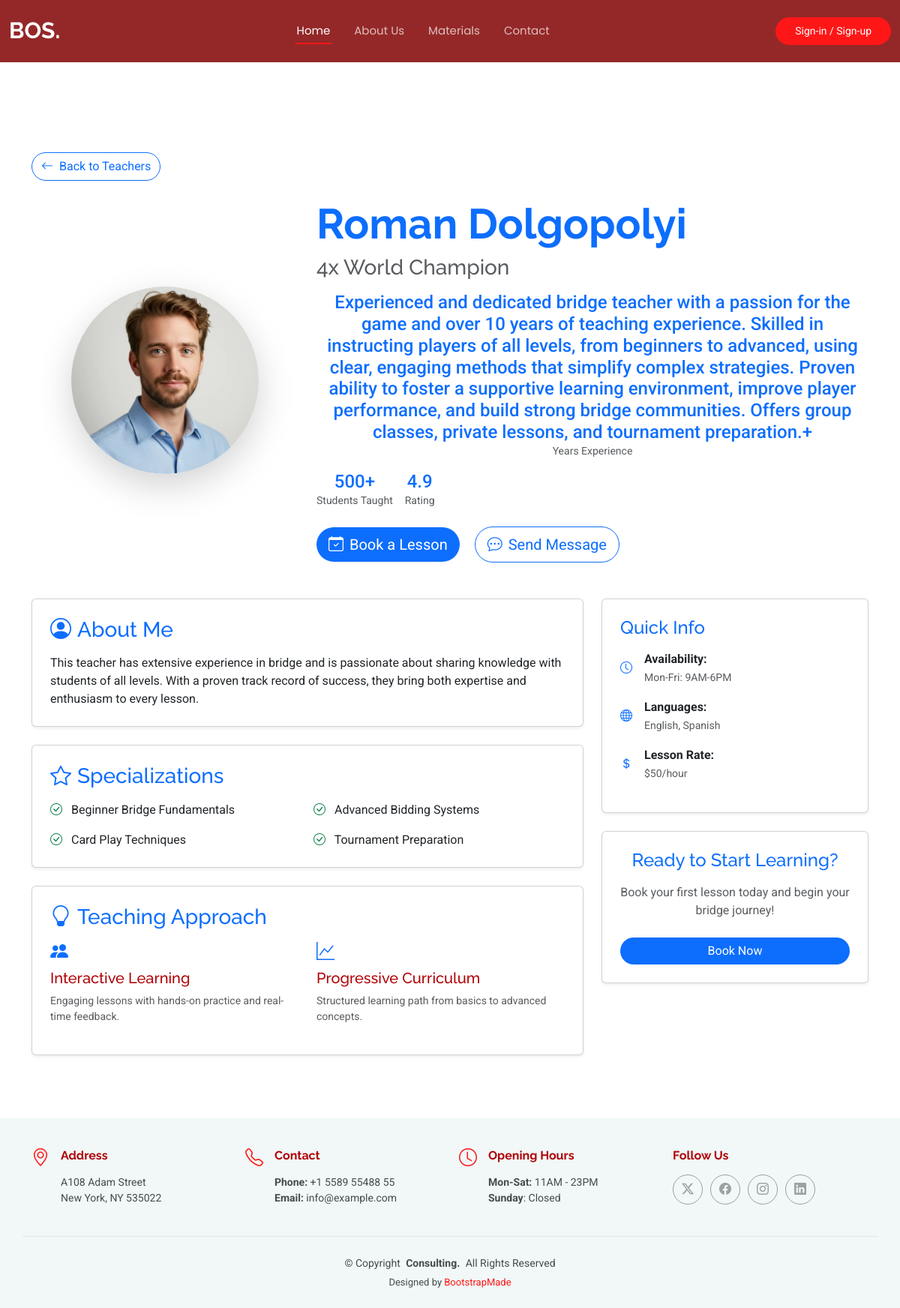
Page /teachers/1 on the committed database.
### landing/models.py (models this page shows, shortened)
class Teacher(models.Model):
    user = models.OneToOneField(User, on_delete=models.CASCADE, related_name='teacher_profile', null=True, blank=True)
    first_name = models.CharField(max_length=50)
    last_name = models.CharField(max_length=50)
    title = models.CharField(max_length=50)
    experience = models.CharField(max_length=500)
    teaching_years = models.IntegerField(max_length=2, null=True, blank=True)
    champion = models.BooleanField(default=False)
    avatar = models.ImageField(upload_to='teachers/avatars')
    lesson_price = models.DecimalField(max_digits=6, decimal_places=0)
    course_price = models.DecimalField(max_digits=7, decimal_places=0)
    is_active = models.BooleanField(default=False)

### landing/views.py (the view)
# urls.py: path("teachers/<int:pk>", views.teacher, name="teacher"),
def teacher(request, pk):
    teacher = Teacher.objects.get(id=pk)  # Get all teachers from database
    context = {
        'teacher': teacher
    }
    return render(request, "landing/teacher.html", context)

### landing/templates/landing/teacher.html (shortened to what this page needs)
{% extends 'base.html' %}
{% load static %}
{% block content %}
  <section class="teacher-profile section" style="padding-top: 120px;">
    <div class="container" data-aos="fade-up">
      <div class="row mb-4">
        <div class="col-12">
          <a href="{% url 'landing:home' %}#team" class="btn btn-outline-primary rounded-pill">
            <i class="bi bi-arrow-left me-2"></i>Back to Teachers
          </a>
        </div>
      </div>
      <div class="row align-items-center mb-5">
        <div class="col-lg-4 col-md-5 text-center">
          <div class="teacher-avatar" data-aos="zoom-in" data-aos-delay="100">
            <img src="{{ teacher.avatar.url }}" alt="{{ teacher.first_name }} {{ teacher.last_name }}"
                 class="img-fluid rounded-circle shadow-lg" style="width: 250px; height: 250px; object-fit: cover;">
          </div>
        </div>
        <div class="col-lg-8 col-md-7">
          <div class="teacher-info" data-aos="fade-left" data-aos-delay="200">
            <h1 class="display-4 fw-bold text-primary mb-2">{{ teacher.first_name }} {{ teacher.last_name }}</h1>
            <h3 class="text-muted mb-3">{{ teacher.title }}</h3>
            <div class="teacher-stats mb-4">
              <div class="row g-3">
                <div class="col-auto">
                  <div class="stat-item text-center">
                    <div class="stat-number h4 text-primary mb-0">{{ teacher.experience }}+</div>
                    <div class="stat-label small text-muted">Years Experience</div>
                  </div>
                </div>
                <div class="col-auto">
                  <div class="stat-item text-center">
                    <div class="stat-number h4 text-primary mb-0">500+</div>
                    <div class="stat-label small text-muted">Students Taught</div>
                  </div>
                </div>
                <div class="col-auto">
                  <div class="stat-item text-center">
                    <div class="stat-number h4 text-primary mb-0">4.9</div>
                    <div class="stat-label small text-muted">Rating</div>
                  </div>
                </div>
              </div>
            </div>
            <div class="teacher-actions">
              <button class="btn btn-primary btn-lg rounded-pill me-3" data-bs-toggle="modal" data-bs-target="#bookingModal">
                <i class="bi bi-calendar-check me-2"></i>Book a Lesson
              </button>
              <button class="btn btn-outline-primary btn-lg rounded-pill">
                <i class="bi bi-chat-dots me-2"></i>Send Message
              </button>
            </div>
          </div>
        </div>
      </div>
      <div class="row">
        <div class="col-lg-8">
          <div class="card shadow-sm mb-4" data-aos="fade-up" data-aos-delay="300">
            <div class="card-body p-4">
              <h3 class="card-title text-primary mb-3">
                <i class="bi bi-person-circle me-2"></i>About Me
              </h3>
              <p class="card-text">{{ teacher.bio|default:"This teacher has extensive experience in bridge and is passionate about sharing knowledge with students of all levels. With a proven track record of success, they bring both expertise and enthusiasm to every lesson." }}</p>
            </div>
          </div>
          <div class="card shadow-sm mb-4" data-aos="fade-up" data-aos-delay="400">
            <div class="card-body p-4">
              <h3 class="card-title text-primary mb-3">
                <i class="bi bi-star me-2"></i>Specializations
              </h3>
              <div class="row g-3">
                <div class="col-md-6">
                  <div class="specialization-item">
                    <i class="bi bi-check-circle text-success me-2"></i>
                    <span>Beginner Bridge Fundamentals</span>
                  </div>
                </div>
                <div class="col-md-6">
                  <div class="specialization-item">
                    <i class="bi bi-check-circle text-success me-2"></i>
                    <span>Advanced Bidding Systems</span>
                  </div>
                </div>
                <div class="col-md-6">
                  <div class="specialization-item">
                    <i class="bi bi-check-circle text-success me-2"></i>
                    <span>Card Play Techniques</span>
                  </div>
                </div>
                <div class="col-md-6">
                  <div class="specialization-item">
                    <i class="bi bi-check-circle text-success me-2"></i>
                    <span>Tournament Preparation</span>
                  </div>
                </div>
              </div>
            </div>
          </div>
          <div class="card shadow-sm mb-4" data-aos="fade-up" data-aos-delay="500">
            <div class="card-body p-4">
              <h3 class="card-title text-primary mb-3">
                <i class="bi bi-lightbulb me-2"></i>Teaching Approach
              </h3>
              <div class="row g-4">
                <div class="col-md-6">
                  <div class="approach-item">
                    <div class="approach-icon text-primary mb-2">
                      <i class="bi bi-people-fill h4"></i>
                    </div>
                    <h5>Interactive Learning</h5>
                    <p class="text-muted small">Engaging lessons with hands-on practice and real-time feedback.</p>
                  </div>
                </div>
                <div class="col-md-6">
                  <div class="approach-item">
                    <div class="approach-icon text-primary mb-2">
                      <i class="bi bi-graph-up h4"></i>
                    </div>
                    <h5>Progressive Curriculum</h5>
                    <p class="text-muted small">Structured learning path from basics to advanced concepts.</p>
                  </div>
                </div>
              </div>
            </div>
          </div>
        </div>
        <div class="col-lg-4">
          <div class="card shadow-sm mb-4" data-aos="fade-up" data-aos-delay="300">
            <div class="card-body p-4">
              <h4 class="card-title text-primary mb-3">Quick Info</h4>
              <div class="info-list">
                <div class="info-item d-flex align-items-center mb-3">
                  <i class="bi bi-clock text-primary me-3"></i>
                  <div>
                    <strong>Availability:</strong><br>
                    <small class="text-muted">Mon-Fri: 9AM-6PM</small>
                  </div>
                </div>
                <div class="info-item d-flex align-items-center mb-3">
                  <i class="bi bi-globe text-primary me-3"></i>
                  <div>
                    <strong>Languages:</strong><br>
                    <small class="text-muted">English, Spanish</small>
                  </div>
                </div>
                <div class="info-item d-flex align-items-center mb-3">
                  <i class="bi bi-currency-dollar text-primary me-3"></i>
                  <div>
                    <strong>Lesson Rate:</strong><br>
                    <small class="text-muted">$50/hour</small>
                  </div>
                </div>
              </div>
            </div>
          </div>
          <div class="card shadow-sm" data-aos="fade-up" data-aos-delay="400">
            <div class="card-body p-4 text-center">
              <h4 class="card-title text-primary mb-3">Ready to Start Learning?</h4>
              <p class="text-muted mb-4">Book your first lesson today and begin your bridge journey!</p>
              <button class="btn btn-primary w-100 rounded-pill" data-bs-toggle="modal" data-bs-target="#bookingModal">
                Book Now
              </button>
            </div>
          </div>
        </div>
      </div>
    </div>
  </section>
{% endblock %}

### static/assets/css/main.css (style rules this page uses)
:root { --default-font: "Roboto", system-ui, -apple-system, "Segoe UI", Roboto, "Helvetica Neue", Arial, "Noto Sans", "Liberation Sans", sans-serif, "Apple Color Emoji", "Segoe UI Emoji", "Segoe UI Symbol", "Noto Color Emoji"; --heading-font: "Raleway", sans-serif; --nav-font: "Poppins", sans-serif; }
:root { --background-color: #ffffff; --default-color: #444d4d; --heading-color: #b00006; --accent-color: #ff1717; --surface-color: #ffffff; --contrast-color: #ffffff; }
:root { --nav-color: rgba(255, 255, 255, 0.7); --nav-hover-color: #ffffff; --nav-mobile-background-color: #ffffff; --nav-dropdown-background-color: #ffffff; --nav-dropdown-color: #444d4d; --nav-dropdown-hover-color: #018880; }
:root { scroll-behavior: smooth; }
body { color: var(--default-color); background-color: var(--background-color); font-family: var(--default-font); }
a { color: var(--accent-color); text-decoration: none; transition: 0.3s; }
h1, h2, h3, h4, h5, h6 { color: var(--heading-color); font-family: var(--heading-font); }
section, .section { color: var(--default-color); background-color: var(--background-color); padding: 60px 0; scroll-margin-top: 82px; overflow: clip; }
.btn-getstarted, .btn-primary { border: none !important; box-shadow: none !important; }

### rows in the picture
Teacher: avatar (picture), first_name "Roman", last_name "Dolgopolyi", title "4x World Champion", experience "Experienced and dedicated bridge teacher with a passion for the game and over 10 years of teaching experience. Skilled in instructing players of all levels, from beginners to advanced, using clear, engaging methods that simplify complex strategies. Proven ability to foster a supportive learning environment, improve player performance, and build strong bridge communities. Offers group classes, private lessons, and tournament preparation."
